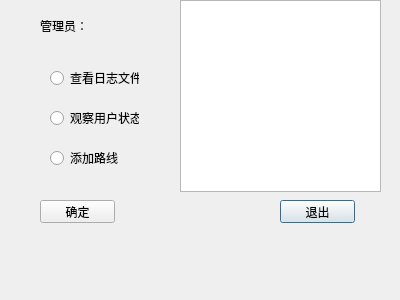
<?xml version="1.0" encoding="UTF-8"?>
<ui version="4.0">
 <class>administrators</class>
 <widget class="QDialog" name="administrators">
  <property name="geometry">
   <rect>
    <x>0</x>
    <y>0</y>
    <width>400</width>
    <height>300</height>
   </rect>
  </property>
  <property name="windowTitle">
   <string>Dialog</string>
  </property>
  <widget class="QLabel" name="label">
   <property name="geometry">
    <rect>
     <x>40</x>
     <y>20</y>
     <width>54</width>
     <height>12</height>
    </rect>
   </property>
   <property name="text">
    <string>管理员：</string>
   </property>
  </widget>
  <widget class="QPushButton" name="pushButton">
   <property name="geometry">
    <rect>
     <x>280</x>
     <y>200</y>
     <width>75</width>
     <height>23</height>
    </rect>
   </property>
   <property name="text">
    <string>退出</string>
   </property>
  </widget>
  <widget class="QLabel" name="name">
   <property name="geometry">
    <rect>
     <x>100</x>
     <y>20</y>
     <width>54</width>
     <height>12</height>
    </rect>
   </property>
   <property name="text">
    <string/>
   </property>
  </widget>
  <widget class="QPushButton" name="pushButton_2">
   <property name="geometry">
    <rect>
     <x>40</x>
     <y>200</y>
     <width>75</width>
     <height>23</height>
    </rect>
   </property>
   <property name="text">
    <string>确定</string>
   </property>
  </widget>
  <widget class="QRadioButton" name="radioButton">
   <property name="geometry">
    <rect>
     <x>50</x>
     <y>70</y>
     <width>89</width>
     <height>16</height>
    </rect>
   </property>
   <property name="text">
    <string>查看日志文件</string>
   </property>
  </widget>
  <widget class="QRadioButton" name="radioButton_2">
   <property name="geometry">
    <rect>
     <x>50</x>
     <y>110</y>
     <width>89</width>
     <height>16</height>
    </rect>
   </property>
   <property name="text">
    <string>观察用户状态</string>
   </property>
  </widget>
  <widget class="QTextBrowser" name="textBrowser">
   <property name="geometry">
    <rect>
     <x>180</x>
     <y>0</y>
     <width>201</width>
     <height>192</height>
    </rect>
   </property>
  </widget>
  <widget class="QRadioButton" name="radioButton_3">
   <property name="geometry">
    <rect>
     <x>50</x>
     <y>150</y>
     <width>89</width>
     <height>16</height>
    </rect>
   </property>
   <property name="text">
    <string>添加路线</string>
   </property>
  </widget>
 </widget>
 <resources/>
 <connections/>
</ui>
